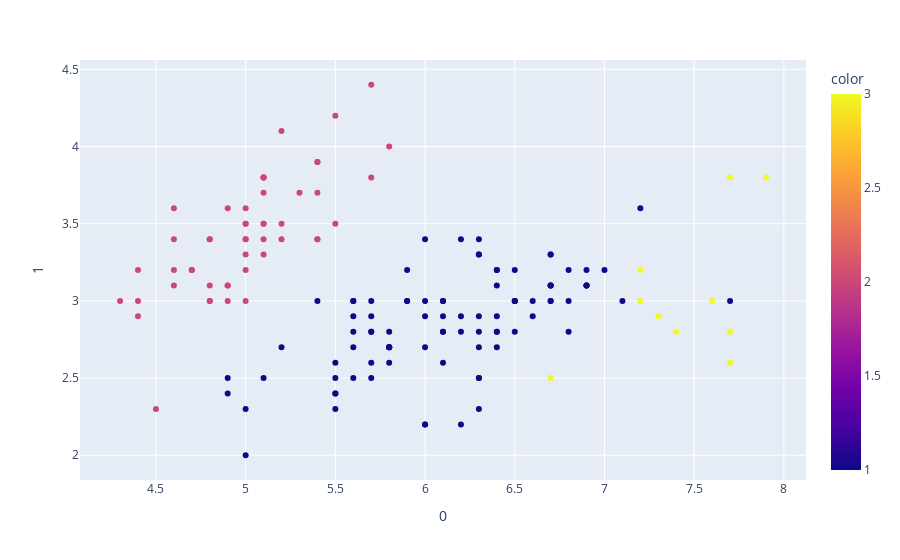

The notebook cell saved with this chart:
### Code cell
# 3 clusters
y_3actual=iris_expectation_maximization(iris_df,parameters)
fig=px.scatter(iris_df,x=0,y=1,color=list(map(lambda x:x+1,y_3actual)))
fig.show()

### Figure 1 — Plotly figure (JSON) as saved in the notebook; plotly's stock layout.template omitted (floating-point values rounded to 4 significant figures; data arrays with more than 128 entries replaced by an {"elided": "..."} marker saying what was removed)
{"data": [{"hovertemplate": "0=%{x}<br>1=%{y}<br>color=%{marker.color}<extra></extra>", "legendgroup": "", "marker": {"color": {"elided": "150 int values"}, "coloraxis": "coloraxis", "symbol": "circle"}, "mode": "markers", "name": "", "orientation": "v", "showlegend": false, "type": "scatter", "x": {"elided": "150 float values"}, "xaxis": "x", "y": {"elided": "150 float values"}, "yaxis": "y"}], "layout": {"coloraxis": {"colorbar": {"title": {"text": "color"}}, "colorscale": [[0, "#0d0887"], [0.1111, "#46039f"], [0.2222, "#7201a8"], [0.3333, "#9c179e"], [0.4444, "#bd3786"], [0.5556, "#d8576b"], [0.6667, "#ed7953"], [0.7778, "#fb9f3a"], [0.8889, "#fdca26"], [1, "#f0f921"]]}, "legend": {"tracegroupgap": 0}, "margin": {"t": 60}, "xaxis": {"anchor": "y", "domain": [0, 1], "title": {"text": "0"}}, "yaxis": {"anchor": "x", "domain": [0, 1], "title": {"text": "1"}}}}
